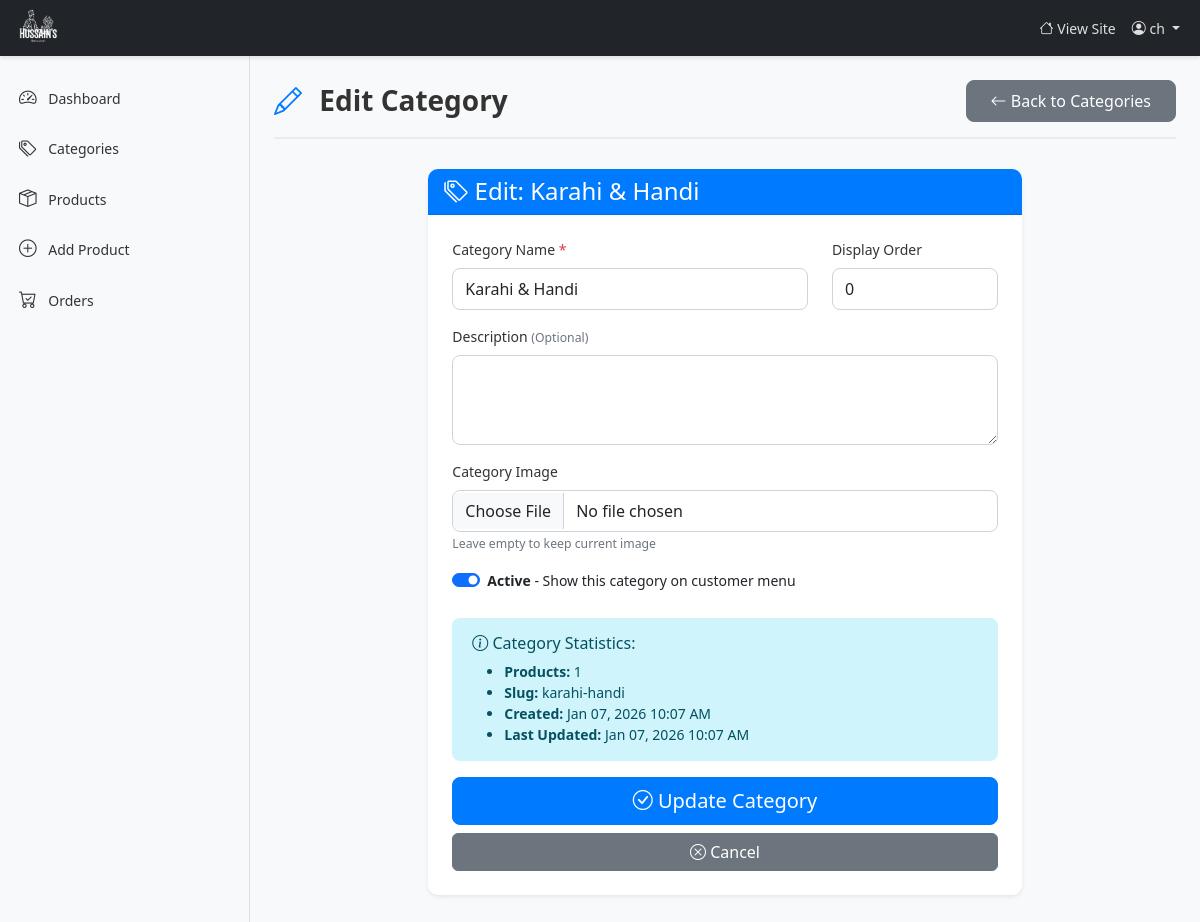
Before: /dashboard/categories/edit/4/ (signed in) with the older database file.
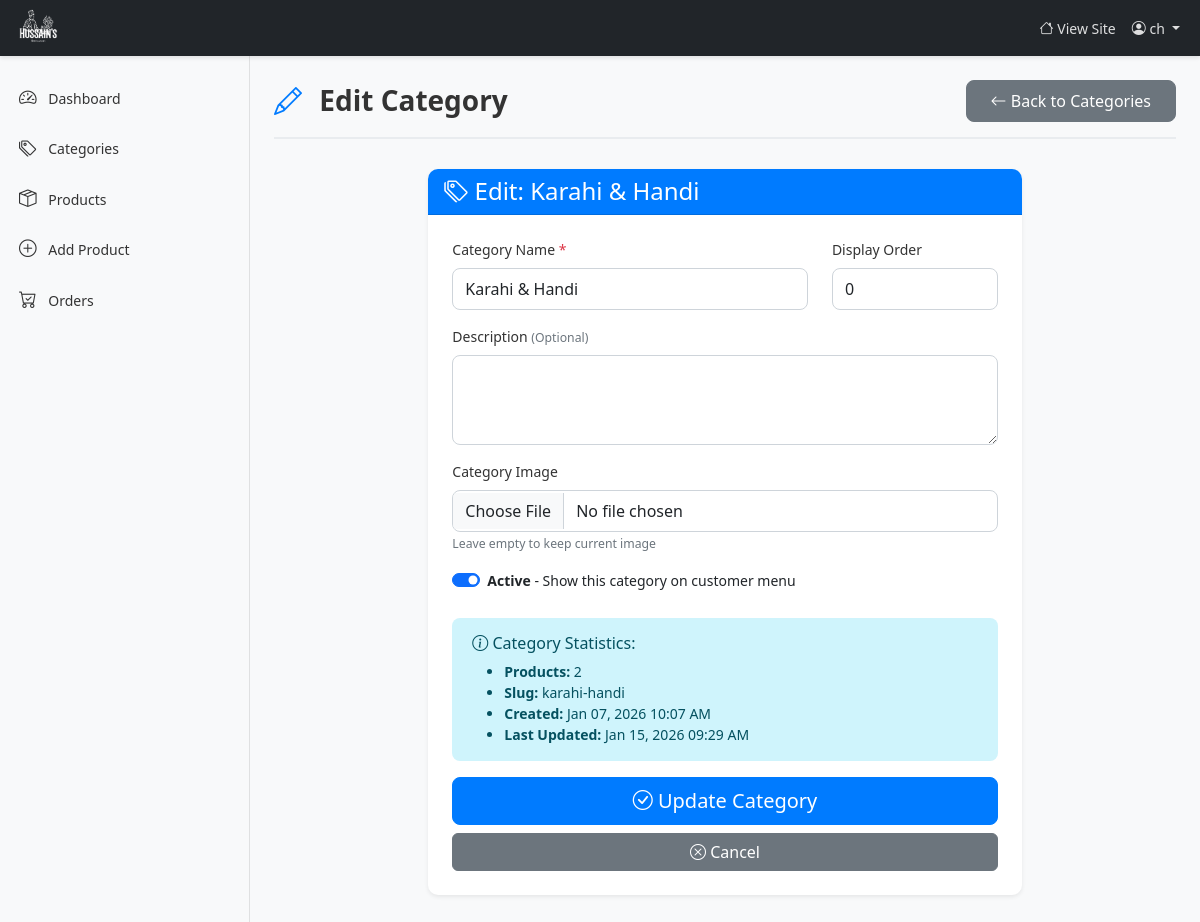
After: the same page with the newer database file.
### products/models.py (models this page shows, shortened)
class BaseModel(models.Model):
    created_at = models.DateTimeField(auto_now_add=True)
    updated_at = models.DateTimeField(auto_now=True)
    class Meta:
        abstract = True

class Category(BaseModel):
    category_name = models.CharField(max_length=100, unique=True)
    category_slug = models.SlugField(max_length=120, blank=True, unique=True)
    category_description = models.TextField(blank=True, null=True)
    category_image = models.ImageField(upload_to='categories/', blank=True, null=True)
    is_active = models.BooleanField(default=True)
    display_order = models.IntegerField(default=0, help_text="Lower numbers appear first")
    class Meta:
        verbose_name_plural = "Categories"
        ordering = ['display_order', 'category_name']
    @property
    def product_count(self):
        return self.products.filter(is_available=True).count()

### products/views.py (the view, shortened to what this page needs)
# urls.py: path('dashboard/categories/edit/<int:category_id>/', views.edit_category, name='edit_category'),
@login_required
def edit_category(request, category_id):
    if not request.user.is_staff:
        messages.error(request, 'Access denied! Staff access required.')
        return redirect('home')
    category = get_object_or_404(Category, id=category_id)
    return render(request, 'restaurant/edit_category.html', {'category': category})

### products/templates/restaurant/edit_category.html (shortened to what the changed rows need)
{% extends "dashbase.html" %}
{% block content %}
<div class="page-header">
    <h1><i class="bi bi-pencil"></i> Edit Category</h1>
</div>
<div class="row justify-content-center">
    <div class="col-md-8">
        <div class="card shadow-sm">
            <div class="card-header bg-primary text-white">
                <h4 class="mb-0"><i class="bi bi-tags"></i> Edit: {{ category.category_name }}</h4>
            </div>
            <div class="card-body">
                <form method="POST" enctype="multipart/form-data">
                    <div class="row">
                        <div class="col-md-8 mb-3">
                            <label for="category_name" class="form-label">
                                Category Name <span class="text-danger">*</span>
                            </label>
                            <input type="text"
                                   class="form-control"
                                   id="category_name"
                                   name="category_name"
                                   value="{{ category.category_name }}"
                                   required>
                        </div>
                        <div class="col-md-4 mb-3">
                            <label for="display_order" class="form-label">
                                Display Order
                            </label>
                            <input type="number"
                                   class="form-control"
                                   id="display_order"
                                   name="display_order"
                                   value="{{ category.display_order }}"
                                   min="0">
                        </div>
                    </div>
                    <div class="mb-4">
                        <div class="form-check form-switch">
                            <input class="form-check-input"
                                   type="checkbox"
                                   id="is_active"
                                   name="is_active"
                                   {% if category.is_active %}checked{% endif %}>
                            <label class="form-check-label" for="is_active">
                                <strong>Active</strong> - Show this category on customer menu
                            </label>
                        </div>
                    </div>
                    <div class="alert alert-info">
                        <ul class="mb-0">
                            <li><strong>Products:</strong> {{ category.product_count }}</li>
                            <li><strong>Slug:</strong> {{ category.category_slug }}</li>
                            <li><strong>Created:</strong> {{ category.created_at|date:"M d, Y h:i A" }}</li>
                            <li><strong>Last Updated:</strong> {{ category.updated_at|date:"M d, Y h:i A" }}</li>
                        </ul>
                    </div>
                </form>
            </div>
        </div>
    </div>
</div>
{% endblock %}

Changed rows visible on the page:
changed Category "Karahi & Handi": product_count "1" → "2"; updated_at "Jan 07, 2026 10:07 AM" → "Jan 15, 2026 09:29 AM"
